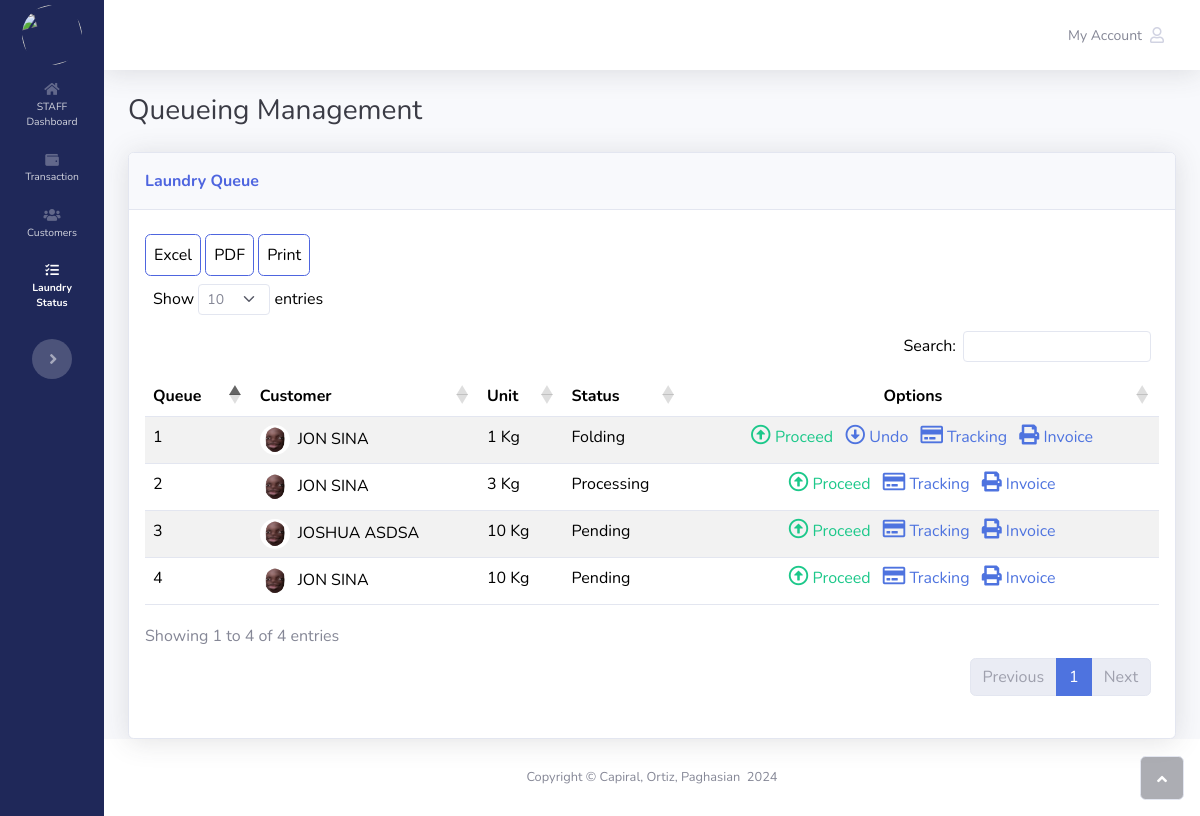
The app's page /queue.php (signed in) with its own data.
### tables this page shows
CREATE TABLE `laundry` (
  `id` int(11) NOT NULL,
  `transaction_id` int(11) DEFAULT NULL,
  `kilo` double DEFAULT NULL,
  `type` int(11) DEFAULT NULL,
  `status` varchar(255) DEFAULT NULL,
  `date0` datetime DEFAULT NULL,
  `date1` datetime DEFAULT NULL,
  `date2` datetime DEFAULT NULL,
  `date3` datetime DEFAULT NULL,
  `date4` datetime DEFAULT NULL,
  `created_at` datetime DEFAULT current_timestamp()
);

CREATE TABLE `customers` (
  `id` int(11) NOT NULL,
  `fullname` varchar(255) DEFAULT NULL,
  `address` varchar(255) DEFAULT NULL,
  `contact` varchar(255) DEFAULT NULL,
  `created_at` datetime DEFAULT current_timestamp()
);

CREATE TABLE `prices` (
  `id` int(11) NOT NULL,
  `name` varchar(255) DEFAULT NULL,
  `unit` varchar(255) DEFAULT NULL,
  `price` decimal(10,2) DEFAULT NULL,
  `created_at` datetime DEFAULT current_timestamp()
);

### functions/views/queue.php (the view, shortened to what this page needs)
<?php
if (isset($_GET['id'])) {
    $id = $_GET['id'];
    $sql = "SELECT l.status, l.id AS laundry_id, l.kilo, p.price, p.name, p.unit, t.id, t.customer_id, t.total, l.created_at, c.fullname, ROW_NUMBER() OVER (ORDER BY status DESC, kilo ASC) AS queue_number
        FROM laundry AS l
        JOIN prices AS p ON l.type = p.id
        JOIN transactions AS t ON l.transaction_id = t.id
        JOIN customers AS c ON t.customer_id = c.id
        WHERE l.transaction_id = '$id' AND l.status >= 0 AND l.status < 4";
} else {
    $sql = 'SELECT l.status, l.id AS laundry_id, l.kilo, p.price, p.name, p.unit, t.id, t.customer_id, t.total, l.created_at, c.fullname, ROW_NUMBER() OVER (ORDER BY status DESC, kilo ASC) AS queue_number
        FROM laundry AS l
        JOIN prices AS p ON l.type = p.id
        JOIN transactions AS t ON l.transaction_id = t.id
        JOIN customers AS c ON t.customer_id = c.id
        WHERE l.status >= 0 AND l.status < 4';
}
include_once 'functions/connection.php';
$stmt = $db->prepare($sql);
$stmt->execute();
$results = $stmt->fetchAll();
foreach ($results as $row) {
    if($row['status'] == 0){
        $status = 'Pending';
    }else if($row['status'] == 1){
        $status = 'Processing';
    }else if($row['status'] == 2){
        $status = 'Folding';
    }else if($row['status'] == 3){
        $status = 'Ready for Pickup';
    }else if($row['status'] == 4){
        $status = 'Claimed';
    }else{
        $status = 'Unknown';
    }
    ?>
        <tr>
            <td><?php echo $row['queue_number']; ?></td>
            <td><img class="rounded-circle me-2" width="30" height="30" src="assets/img/profile.png"><?php echo $row['fullname']; ?></td>
            <td><?php echo $row['kilo'].' '.$row['unit'] ?></td>
            <td><?php echo $status ?></td>
            <td class="text-center">
            <?php if ($row['status'] < 5): ?>
                <a class="mx-1 text-decoration-none text-success" href="#" data-bs-target="#up" data-bs-toggle="modal" data-id="<?php echo $row['laundry_id']?>"><i class="far fa-arrow-alt-circle-up text-success" style="font-size: 20px;"></i> Proceed</a>
                <a class="mx-1 text-decoration-none <?php if($row['status'] <= 1) { echo 'd-none';}?>" href="#" data-bs-target="#down" data-bs-toggle="modal" data-id="<?php echo $row['laundry_id']?>"><i class="far fa-arrow-alt-circle-down" style="font-size: 20px;"></i> Undo</a>
                <a class="mx-1 text-decoration-none" href="tracking.php?id=<?php echo $row['id']; ?>" target="_blank"><i class="far fa-credit-card" style="font-size: 20px;"></i> Tracking</a>
                <a class="mx-1 text-decoration-none" href="invoice.php?id=<?php echo $row['id']; ?>" target="_blank"><i class="fas fa-print" style="font-size: 20px;"></i> Invoice</a>
            <?php endif; ?>
            </td>
        </tr>
<?php
}

### assets/css/bs-theme-overrides.css (style rules this page uses)
:root, [data-bs-theme=light] { --bs-primary: #4e65df; --bs-primary-rgb: 78,101,223; --bs-primary-text-emphasis: #1F2859; --bs-primary-bg-subtle: #DCE0F9; --bs-primary-border-subtle: #B8C1F2; }

### records on screen
laundry: queue_number "1", customers.fullname "JON SINA", kilo "1", type.unit "Kg", status "Folding"
laundry: queue_number "2", customers.fullname "JON SINA", kilo "3", type.unit "Kg", status "Processing"
laundry: queue_number "3", customers.fullname "JOSHUA ASDSA", kilo "10", type.unit "Kg", status "Pending"
laundry: queue_number "4", customers.fullname "JON SINA", kilo "10", type.unit "Kg", status "Pending"
